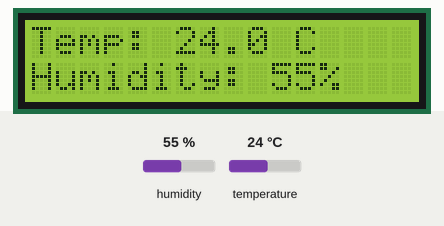
Bench run of a sketch on a simulated Arduino Uno, built with avr-gcc and run on an emulated ATmega328P. Shown: 16×2 character LCD. The inputs (shaded band) are chosen by the test bench; at power-on: humidity 55 %, temperature 24 °C. What the sketch prints to the serial monitor is not drawn.

Above: at 3.2 s.
3.3 s: humidity set to 22 %
At 5.3 s:
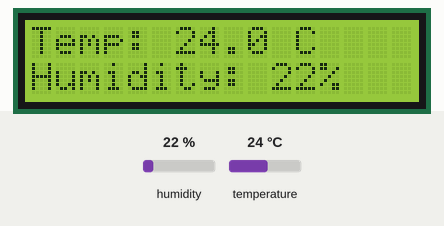
6.0 s: temperature set to 12 °C
At 7.6 s:
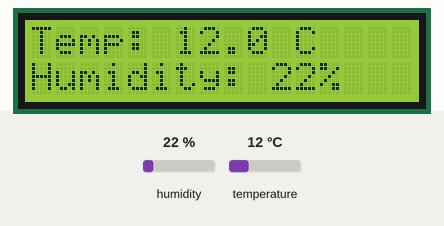
8.7 s: humidity set to 40 %
At 11.0 s:
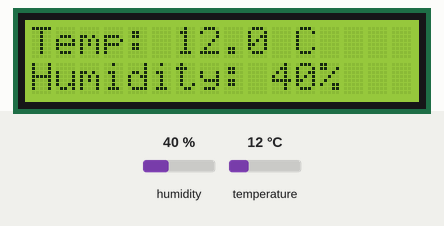
11.8 s: temperature set to 19 °C
At 13.3 s:
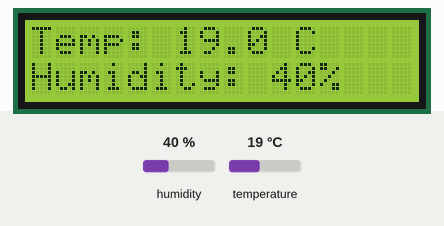
Timing chart, 0 to 14.8 s (numbered marks = the images above; inputs shaded):
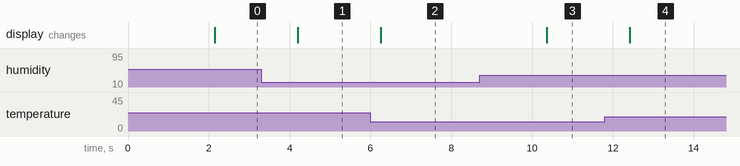

Measured:
- after the input at 3.3 s, the display: changes after 0.90 s (image 1)
- after the input at 6.0 s, the display: changes after 0.25 s (image 2)
- after the input at 8.7 s, the display: changes after 1.7 s (image 3)
- after the input at 11.8 s, the display: changes after 0.61 s (image 4)

The sketch:

dht11_sketch.ino
```cpp
// ElectroDai - DHT11 weather station with a 16x2 I2C LCD
// DHT11 DATA -> D2, LCD SDA -> A4, LCD SCL -> A5

#include <Wire.h>
#include <LiquidCrystal_I2C.h>
#include "DHT.h"

#define DHTPIN 2
#define DHTTYPE DHT11

DHT dht(DHTPIN, DHTTYPE);
LiquidCrystal_I2C lcd(0x27, 16, 2);   // try 0x3F if blank

void setup() {
  Serial.begin(9600);
  dht.begin();
  lcd.init();          // start the LCD
  lcd.backlight();
  lcd.setCursor(0, 0);
  lcd.print("ElectroDai");
  lcd.setCursor(0, 1);
  lcd.print("Weather Station");
  delay(2000);
  lcd.clear();
}

void loop() {
  float humidity = dht.readHumidity();
  float tempC = dht.readTemperature();   // Celsius

  // A failed read returns NaN (not a number)
  if (isnan(humidity) || isnan(tempC)) {
    lcd.setCursor(0, 0);
    lcd.print("Sensor error    ");
    lcd.setCursor(0, 1);
    lcd.print("Check wiring    ");
    Serial.println("DHT read failed");
  } else {
    lcd.setCursor(0, 0);
    lcd.print("Temp: ");
    lcd.print(tempC, 1);
    lcd.print(" C   ");          // spaces clear old digits
    lcd.setCursor(0, 1);
    lcd.print("Humidity: ");
    lcd.print(humidity, 0);
    lcd.print("%  ");
    Serial.print(tempC);
    Serial.print(" C, ");
    Serial.print(humidity);
    Serial.println(" %");
  }
  delay(2000);   // DHT11 needs 1 s or more between reads
}
```
